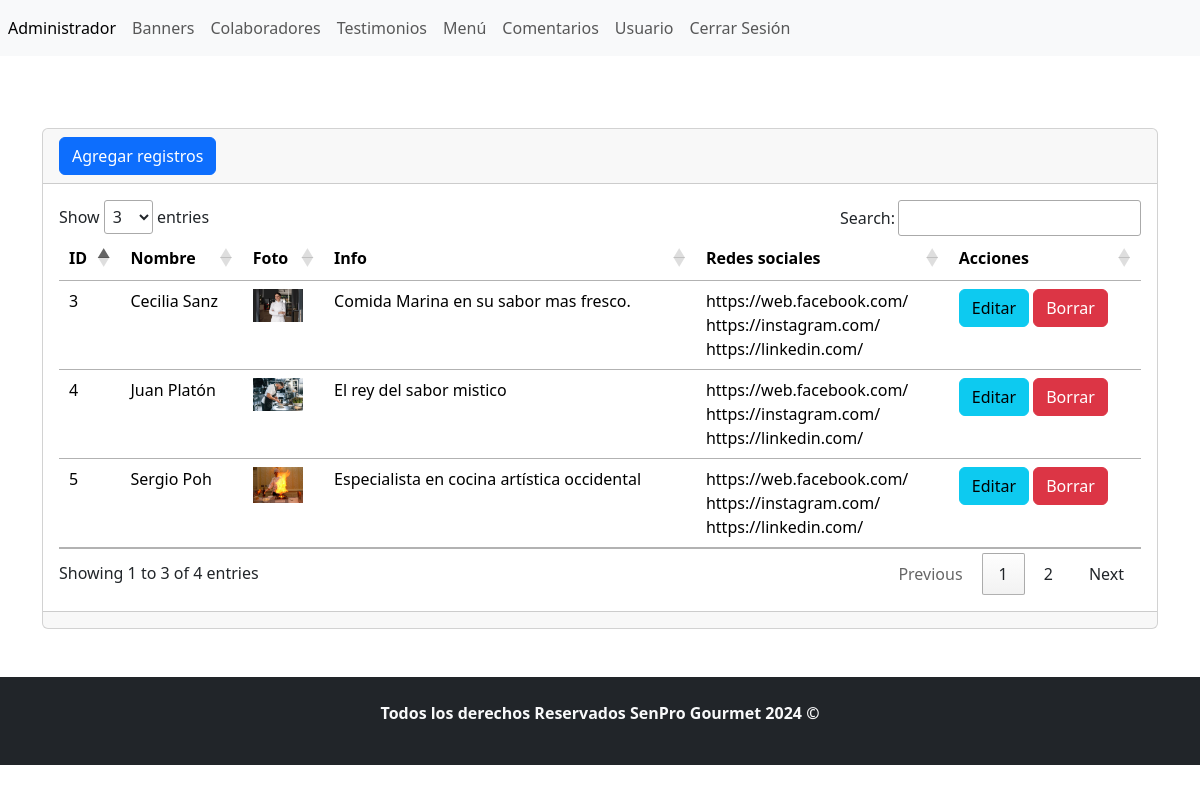
/admin/seccion/colaboradores/index.php (signed in), run on the app's committed database.
### tables this page shows
CREATE TABLE `tbl_colaboradores` (
  `ID` int(11) NOT NULL,
  `titulo` varchar(255) NOT NULL,
  `descripcion` varchar(255) NOT NULL,
  `linkfacebook` varchar(255) NOT NULL,
  `linkinstagram` varchar(255) NOT NULL,
  `linklinkedin` varchar(255) NOT NULL,
  `foto` varchar(255) NOT NULL
);

### admin/seccion/colaboradores/index.php (the view, shortened to what this page needs)
<?php
include("../../bd.php");
    $sentencia=$conexion->prepare("SELECT * FROM `tbl_colaboradores`");
    $sentencia->execute();
    $lista_colaboradores= $sentencia->fetchAll(PDO::FETCH_ASSOC);
include ("../../templates/header.php");
?>
<br/>
<div class="card">
    <div class="card-header">
    <a name="" id="" class="btn btn-primary" href="crear.php" role="button">Agregar registros</a>
    </div>
    <div class="card-body">
    <div class="table-responsive-sm">
        <table class="table">
            <thead>
                <tr>
                    <th scope="col">ID</th>
                    <th scope="col">Nombre</th>
                    <th scope="col">Foto</th>
                    <th scope="col">Info</th>
                    <th scope="col">Redes sociales </th>
                    <th scope="col">Acciones</th>
                </tr>
            </thead>
            <tbody>
            <?php foreach ($lista_colaboradores as $key => $value) { ?>
                    <tr class="">
                        <td scope="row"><?php echo $value['ID']; ?></td>
                        <td><?php echo $value['titulo']; ?></td>
                        <td>
                            <img src="../../../imagenes/colaboradores/<?php echo $value['foto']; ?>" width="50" alt="" srcset="">
                        </td>
                        <td><?php echo $value['descripcion']; ?></td>
                        <td>
                            <?php echo $value['linkfacebook']; ?><br/>
                            <?php echo $value['linkinstagram']; ?><br/>
                            <?php echo $value['linklinkedin']; ?>
                        </td>
                        <td>
                            <a name="" id="" class="btn btn-info" href="editar.php?txtID=<?php echo $value['ID']; ?>" role="button">Editar</a>
                            <a name="" id="" class="btn btn-danger" href="index.php?txtID=<?php echo $value['ID']; ?>" role="button">Borrar</a>
                        </td>
                    </tr>
            <?php } ?>
            </tbody>
        </table>
    </div>
    </div>
    <div class="card-footer text-muted"></div>
</div>
<?php include ("../../templates/footer.php"); ?>

### admin/templates/header.php (shortened to what this page needs)
<?php
$url_base="http://localhost/restaurant/admin/";
?>
<!doctype html>
<html lang="en">
    <head>
        <link
            href="https://cdn.jsdelivr.net/npm/bootstrap@5.3.2/dist/css/bootstrap.min.css"
            rel="stylesheet"
/>
            <link rel="stylesheet" type="text/css" href="https://cdn.datatables.net/1.13.2/css/jquery.dataTables.min.css">
    </head>
    <body>
        <header>
            <nav class="navbar navbar-expand navbar-light bg-light">
                <div class="nav navbar-nav">
                    <a class="nav-item nav-link active" href="<?php echo $url_base; ?>index.php" aria-current="page"> Administrador <span class="visually-hidden">(current)</span></a>
                    <a class="nav-item nav-link" href="<?php echo $url_base; ?>/seccion/banners"> Banners </a>
                    <a class="nav-item nav-link" href="<?php echo $url_base; ?>/seccion/colaboradores"> Colaboradores </a>
                    <a class="nav-item nav-link" href="<?php echo $url_base; ?>/seccion/testimonio"> Testimonios </a>
                    <a class="nav-item nav-link" href="<?php echo $url_base; ?>/seccion/menu"> Menú </a>
                    <a class="nav-item nav-link" href="<?php echo $url_base; ?>/seccion/comentarios"> Comentarios </a>
                    <a class="nav-item nav-link" href="<?php echo $url_base; ?>/seccion/usuarios"> Usuario </a>
                    <a class="nav-item nav-link" href="<?php echo $url_base; ?>cerrar.php"> Cerrar Sesión </a>
                </div>
            </nav>
        </header>
        <br/> <br/>
    <section class="container">

### admin/templates/footer.php (shortened to what this page needs)
</section>
<br/> <br/>
<footer class="bg-dark text-light text-center py-4" style="background-color: #222;">
            <strong> <p class="copyright">Todos los derechos Reservados SenPro Gourmet <?php echo date('Y') ?> &copy;</p> </strong>
        </footer>
    </body>
</html>

### data on the page
tbl_colaboradores: ID "3", titulo "Cecilia Sanz", foto (picture), descripcion "Comida Marina en su sabor mas fresco.", linkfacebook "https://web.facebook.com/", linkinstagram "https://instagram.com/", linklinkedin "https://linkedin.com/"
tbl_colaboradores: ID "4", titulo "Juan Platón", foto (picture), descripcion "El rey del sabor mistico", linkfacebook "https://web.facebook.com/", linkinstagram "https://instagram.com/", linklinkedin "https://linkedin.com/"
tbl_colaboradores: ID "5", titulo "Sergio Poh", foto (picture), descripcion "Especialista en cocina artística occidental", linkfacebook "https://web.facebook.com/", linkinstagram "https://instagram.com/", linklinkedin "https://linkedin.com/"
